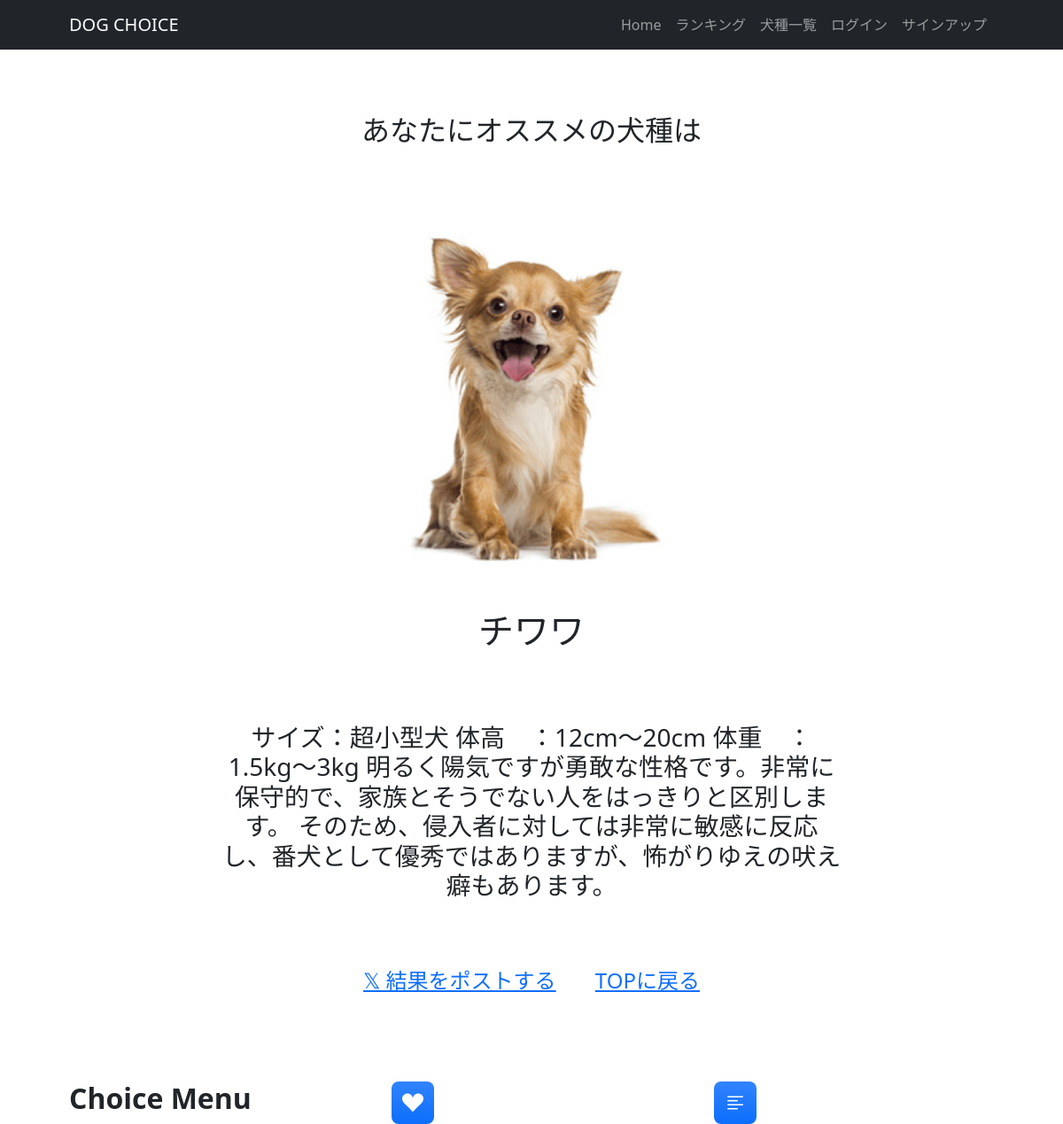
The page /dogs/2/ (upper part) on the database as committed earlier.
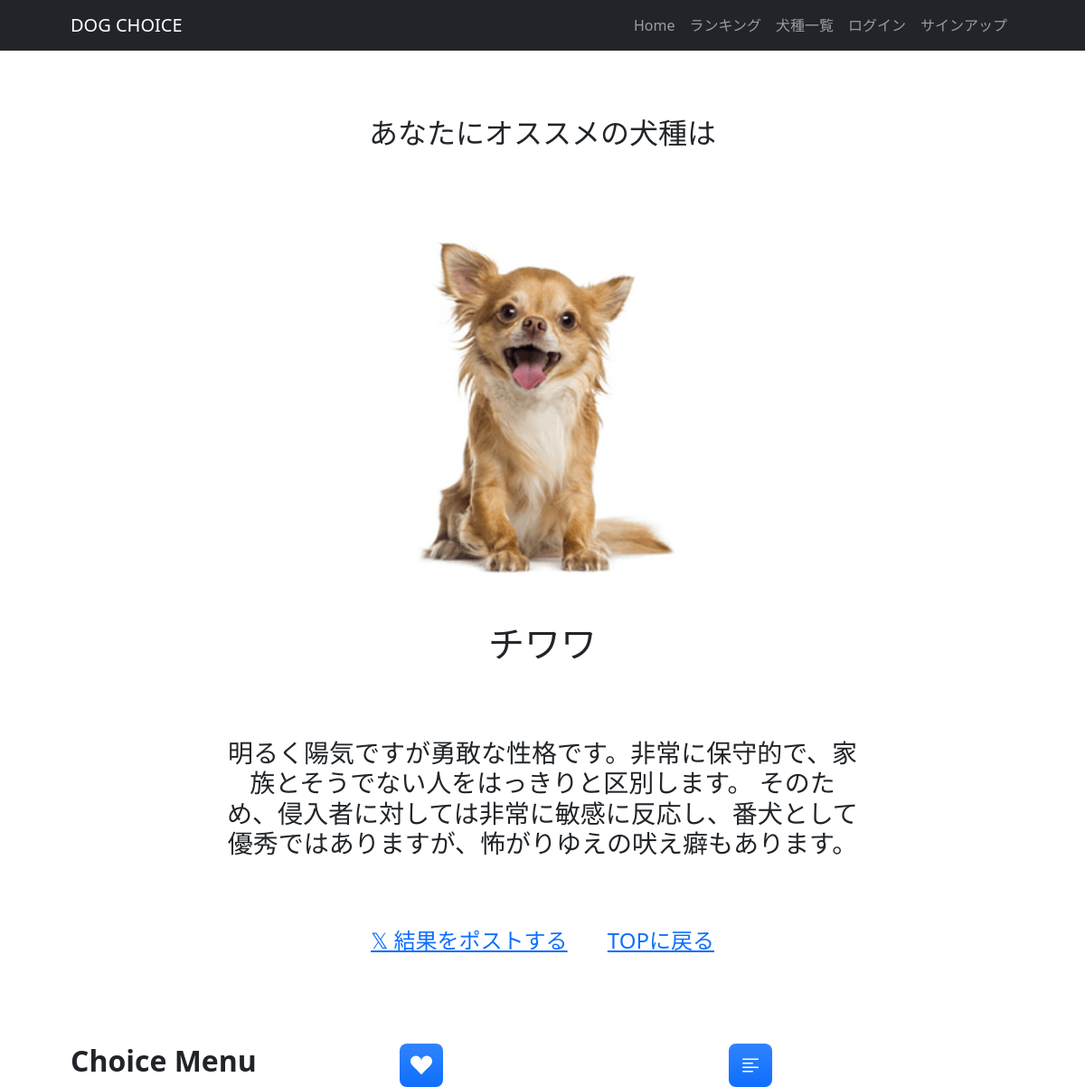
The same page on the database as committed later.
### dogapp/models.py (models this page shows, shortened)
class Dogs(models.Model):
    dog_name = models.CharField(verbose_name='犬名', max_length=200)
    image = models.ImageField(verbose_name='イメージ', upload_to='photos')
    comment = models.TextField(verbose_name='コメント',)

### dogapp/views.py (the view)
# urls.py: path('dogs/<int:dog_id>/', views.result, name='result'),
def result(request, dog_id):
    dog = get_object_or_404(Dogs, pk=dog_id)
    return render(request, 'result.html', {'dog': dog})

### dogapp/templates/result.html (shortened to what this page needs)
{% extends 'base.html' %}
{% load static %}
    {% block contents %}
    <br><br><br>
        <body>
            <div class="text-center">
                <h2>あなたにオススメの犬種は</h2>
            </div>
        </body>
            <br>
            <div class="container">
                <div class="row">
                    <div class="col offset-0 text-center">
                        <img src="{{ dog.image.url }}" class="img-fluid rounded-3 my-5 mx-auto" style="max-width: 50%;" alt="...">
                        <h1>{{ dog.dog_name }}</h1><br><br><br>
                        <h3 class="text-center" style="max-width: 700px; margin: 0 auto;">{{ dog.comment }}</h3>
                    </div>
                </div>
            </div>
            <br><br><br>
            <div>
            <link rel="stylesheet" href="https://cdnjs.cloudflare.com/ajax/libs/font-awesome/6.2.0/css/all.min.css">
                <div class="text-center">
                <a href="https://twitter.com/intent/tweet?url={{ request.build_absolute_uri|urlencode }}&text=あなたにオススメの犬種は･･･ 【{{ dog.dog_name }}】<<犬種診断アプリ>>であなたにぴったりのパートナー見つけませんか？
                            &via=YourTwitterHandle" target="_blank" rel="noopener noreferrer" class="large-text">𝕏 結果をポストする</a>
                <a href="{% url 'dogapp:index' %}" class="large-text">TOPに戻る</a>
                </div>
    {% endblock %}

Rows that differ between the two databases and show on the page:
changed Dogs "チワワ": comment "サイズ：超小型犬 体高 ：12cm～20cm 体重 ：1.5kg～3kg 明るく陽気ですが勇敢な性格です。非常に保守的で、家族とそうでない人をはっきりと区別します。 そのため、侵入者に対しては非常に敏感に反応し、番犬として優秀ではありますが、怖がりゆえの吠え癖もあります。" → "明るく陽気ですが勇敢な性格です。非常に保守的で、家族とそうでない人をはっきりと区別します。 そのため、侵入者に対しては非常に敏感に反応し、番犬として優秀ではありますが、怖がりゆえの吠え癖もあります。"
